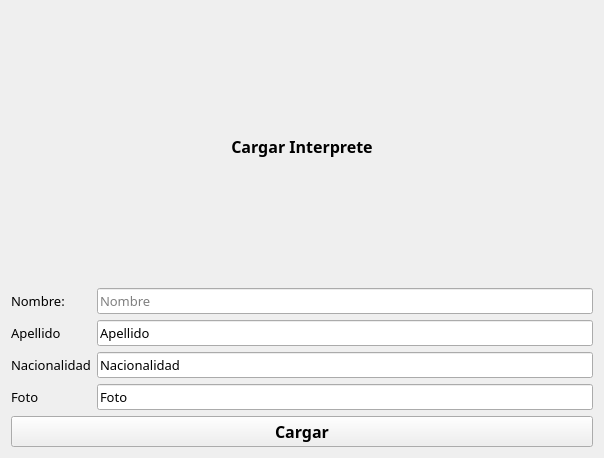
<?xml version="1.0" encoding="UTF-8"?>
<ui version="4.0">
 <class>Form</class>
 <widget class="QWidget" name="Form">
  <property name="geometry">
   <rect>
    <x>0</x>
    <y>0</y>
    <width>604</width>
    <height>458</height>
   </rect>
  </property>
  <property name="windowTitle">
   <string>Form</string>
  </property>
  <property name="styleSheet">
   <string notr="true"/>
  </property>
  <layout class="QGridLayout" name="gridLayout_2">
   <item row="0" column="0">
    <layout class="QVBoxLayout" name="verticalLayout">
     <item>
      <layout class="QGridLayout" name="gridLayout">
       <item row="11" column="0">
        <widget class="QLabel" name="label_foto">
         <property name="font">
          <font>
           <family>Bell MT</family>
           <pointsize>10</pointsize>
          </font>
         </property>
         <property name="text">
          <string>Foto</string>
         </property>
        </widget>
       </item>
       <item row="7" column="0" colspan="2">
        <widget class="QLabel" name="label_apellido">
         <property name="font">
          <font>
           <family>Bell MT</family>
           <pointsize>10</pointsize>
          </font>
         </property>
         <property name="text">
          <string>Apellido</string>
         </property>
        </widget>
       </item>
       <item row="10" column="0" colspan="2">
        <widget class="QLabel" name="label_nacionalidad">
         <property name="font">
          <font>
           <family>Bell MT</family>
           <pointsize>10</pointsize>
          </font>
         </property>
         <property name="text">
          <string>Nacionalidad</string>
         </property>
        </widget>
       </item>
       <item row="3" column="2">
        <widget class="QLineEdit" name="input_nombre">
         <property name="font">
          <font>
           <family>Bell MT</family>
           <pointsize>10</pointsize>
          </font>
         </property>
         <property name="text">
          <string/>
         </property>
         <property name="placeholderText">
          <string>Nombre</string>
         </property>
        </widget>
       </item>
       <item row="3" column="0">
        <widget class="QLabel" name="label_nombre">
         <property name="font">
          <font>
           <family>Bell MT</family>
           <pointsize>10</pointsize>
          </font>
         </property>
         <property name="text">
          <string>Nombre:</string>
         </property>
        </widget>
       </item>
       <item row="0" column="0" colspan="3">
        <widget class="QLabel" name="label">
         <property name="font">
          <font>
           <family>Bell MT</family>
           <pointsize>12</pointsize>
           <weight>75</weight>
           <bold>true</bold>
          </font>
         </property>
         <property name="styleSheet">
          <string notr="true"/>
         </property>
         <property name="text">
          <string>Cargar Interprete</string>
         </property>
         <property name="alignment">
          <set>Qt::AlignCenter</set>
         </property>
        </widget>
       </item>
       <item row="7" column="2">
        <widget class="QLineEdit" name="input_cantidaddetemas">
         <property name="font">
          <font>
           <family>Bell MT</family>
           <pointsize>10</pointsize>
          </font>
         </property>
         <property name="text">
          <string>Apellido</string>
         </property>
         <property name="placeholderText">
          <string>Cantidad de temas</string>
         </property>
        </widget>
       </item>
       <item row="11" column="2">
        <widget class="QLineEdit" name="input_caratula">
         <property name="font">
          <font>
           <family>Bell MT</family>
           <pointsize>10</pointsize>
          </font>
         </property>
         <property name="text">
          <string>Foto</string>
         </property>
         <property name="placeholderText">
          <string>Carátula</string>
         </property>
        </widget>
       </item>
       <item row="10" column="2">
        <widget class="QLineEdit" name="input_fechadelanzamiento">
         <property name="font">
          <font>
           <family>Bell MT</family>
           <pointsize>10</pointsize>
          </font>
         </property>
         <property name="text">
          <string>Nacionalidad</string>
         </property>
         <property name="placeholderText">
          <string>Fecha de lanzamiento</string>
         </property>
        </widget>
       </item>
      </layout>
     </item>
     <item>
      <widget class="QPushButton" name="boton_cargar_interprete">
       <property name="font">
        <font>
         <family>Bell MT</family>
         <pointsize>12</pointsize>
         <weight>75</weight>
         <bold>true</bold>
        </font>
       </property>
       <property name="cursor">
        <cursorShape>PointingHandCursor</cursorShape>
       </property>
       <property name="text">
        <string>Cargar</string>
       </property>
      </widget>
     </item>
    </layout>
   </item>
  </layout>
 </widget>
 <resources/>
 <connections/>
</ui>
